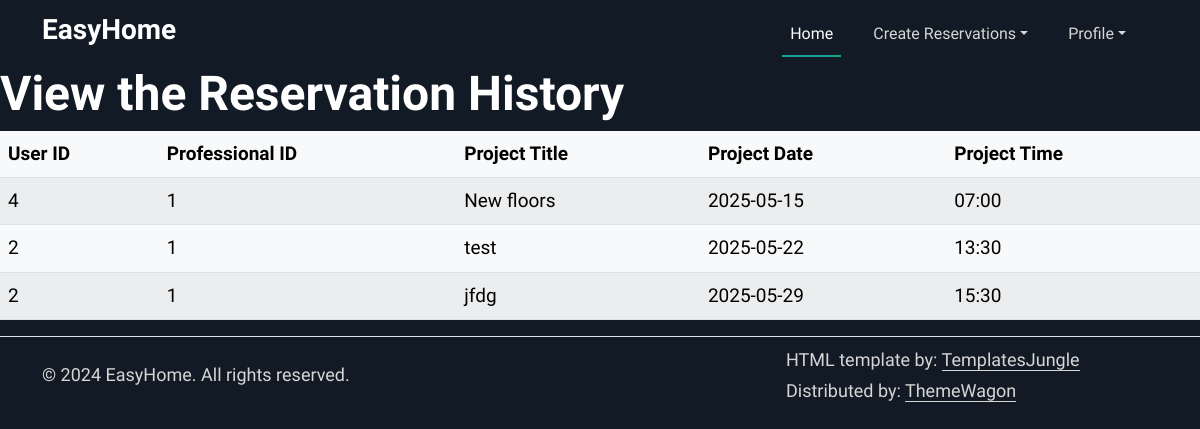
The app's page /allReservationHistory (signed in) with its own data.
### tables this page shows
CREATE TABLE workHistory (
                id INTEGER PRIMARY KEY AUTOINCREMENT,
                work_name VARCHAR2(50),
                work_description VARCHAR2(100),
                user_id INTEGER NOT NULL,
                professional_id INTEGER NOT NULL,
                total_cost REAL,
                hour_amount INTEGER,
                start_date DATE,
                end_date DATE,
                start_time TIME,
                is_paid BOOLEAN DEFAULT 0,
                FOREIGN KEY (user_id) REFERENCES users(id),
                FOREIGN KEY (professional_id) REFERENCES professionals(id)
              );

### app.py (the view)
@app.route("/allReservationHistory")
@login_required
def allReservationHistory():
    reserved = get_all_work_history()
    return render_template("adminHistory.html", reservations = reserved)

### app.py (called while the page is built)
@login_manager.user_loader
def load_user(user_id):
    try:
        conn = sqlite3.connect('database.db')
        conn.row_factory = sqlite3.Row
        c = conn.cursor()
        c.execute("SELECT * FROM users WHERE id = ?", (user_id,))
        user_row = c.fetchone()
        return User(user_row) if user_row else None
    except sqlite3.Error as e:
        print(f"Error retrieving user by ID: {e}")
        return None
    finally:
        if conn:
            conn.close()

### templates/adminHistory.html (shortened to what this page needs)
{%extends "base.html"%}
{%block content%}
<section id="start">
<div class="row">
    <h2>View the Reservation History</h2>
    <div class="main">
    <table class="table table-striped table-light">
      <thead>
        <tr>
          <th scope="col">User ID</th>
          <th scope="col">Professional ID</th>
          <th scope="col">Project Title</th>
          <th scope="col">Project Date</th>
          <th scope="col">Project Time</th>
        </tr>
      </thead>
      <tbody>
        {% for reserve in reservations %}
        <tr>
            <td>{{ reserve.user_id }}</td>
            <td>{{ reserve.professional_id }}</td>
            <td>{{ reserve.work_name }}</td>
            <td>{{ reserve.start_date }}</td>
            <td>{{ reserve.start_time }}</td>
        </tr>
        {% endfor %}
    </tbody>
    </table>
  </div>
  </section>
{%endblock%}

### static/assets/css/style.css (style rules this page uses)
:root { --accent-color: #1AA090; --dark-color: #121B25; --grey-color: #83898F; --body-text-color: #FFFFFF; --light-text-color: #D6D6D6; --link-color: #092035; }
body { padding-top: 65px; font-family: 'Work Sans', sans-serif; font-weight: 400; font-size: 19px; line-height: 1.6em; color: var(--body-text-color); background-color: var(--dark-color); }
h1, .h1, h2, .h2, h3, .h3, h4, .h4, h5, .h5, h6, .h6 { font-family: 'Work Sans', sans-serif; font-weight: 600; color: var(--body-text-color); }
h2, .h2 { font-size: 48px; }

### records on screen
workHistory: user_id "4", professional_id "1", work_name "New floors", start_date "2025-05-15", start_time "07:00"
workHistory: user_id "2", professional_id "1", work_name "test", start_date "2025-05-22", start_time "13:30"
workHistory: user_id "2", professional_id "1", work_name "jfdg", start_date "2025-05-29", start_time "15:30"
